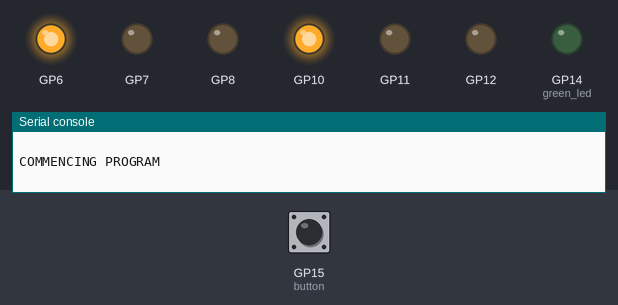
Simulated run of this program. Board: Raspberry Pi Pico running CircuitPython. On the bench: output pins drawn as LEDs (lit = HIGH), the last lines printed to the serial console. The inputs (shaded band) are chosen by the test bench; at power-on: GP15 (button) LOW.

Above: at 1.2 s.
1.3 s: GP15 (button) pulled HIGH for 0.15 s
At 2.5 s:
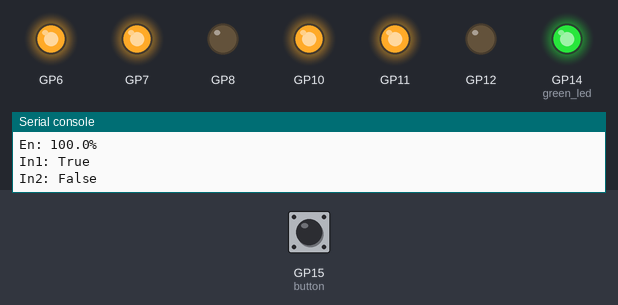
2.9 s: GP15 (button) pulled HIGH for 1 s
At 4.0 s:
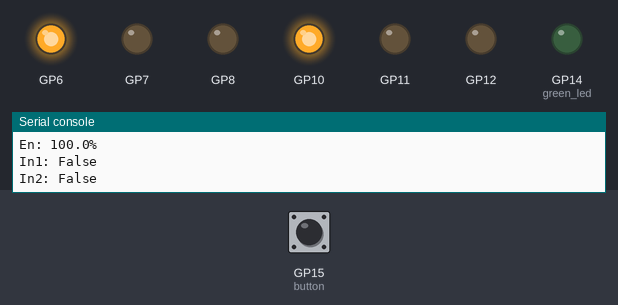
Timing chart, 0 to 5.9 s (numbered marks = the images above; inputs shaded):
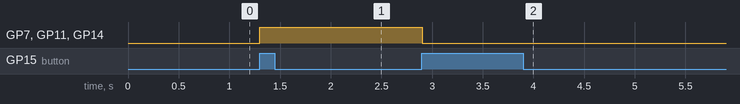

The program:

motor2.py
```python
import board, digitalio, pwmio
import time
import os


#Motor 1
#GP6 - ENA Speed Control
#GP7 - IN1 Direction Control
#GP8 - IN2 Direction Control

#Motor 2
#GP10 - ENA Speed Control
#GP11 - IN1 Direction Control
#GP12 - IN2 Direction Control

maxSpeed = 2 ** 16 - 1

class Motor:
    name = None
    in1 = None
    in2 = None
    en = None

    def __init__(self, name, in1, in2, en):
        self.name = name
        self.en = pwmio.PWMOut(en, duty_cycle = maxSpeed, frequency = 1500)
        self.in1 = digitalio.DigitalInOut(in1)
        self.in1.direction = digitalio.Direction.OUTPUT
        self.in2 = digitalio.DigitalInOut(in2)
        self.in2.direction = digitalio.Direction.OUTPUT

    # IN1 0 IN2 0 = Off
    # IN1 1 IN2 0 = Forward
    # IN1 0 IN2 1 = Backward

    def forward(self):
        self.in1.value = True
        self.in2.value = False

    def off(self):
        self.in1.value = False
        self.in2.value = False

    def speed(self, speed):
        self.en.duty_cycle = speed

    def on(self):
        self.forward()
        self.speed(maxSpeed)

    def print(self):
        print(f"\nMotor: {self.name}")
        print(f"En: {self.en.duty_cycle/65535*100}%")
        print(f"In1: {self.in1.value}")
        print(f"In2: {self.in2.value}")

green_led = digitalio.DigitalInOut(board.GP14)
green_led.direction = digitalio.Direction.OUTPUT

button = digitalio.DigitalInOut(board.GP15)
button.direction = digitalio.Direction.INPUT
button.pull = digitalio.Pull.DOWN

motors = [];
motor1 = Motor("Motor1", board.GP7, board.GP8, board.GP6)
motors.append(motor1)
motor2 = Motor("Motor2", board.GP11, board.GP12, board.GP10)
motors.append(motor2)

systemsOn = False

print("\nCOMMENCING PROGRAM")
while True:
    if button.value:
        systemsOn = not systemsOn
        green_led.value = systemsOn
        if (systemsOn):
            for motor in motors:
                motor.on()
        else:
            for motor in motors:
                motor.off()
        print(f"\nSystems {'On' if systemsOn else 'Off'}")

        for motor in motors:
            motor.print()

        time.sleep(1.5)
    time.sleep(.1)
```

Measured:
- after the input at 1.3 s, GP7, GP11, GP14 (green_led): LOW → HIGH at once
- after the input at 2.9 s, GP7, GP11, GP14 (green_led): HIGH → LOW at once
